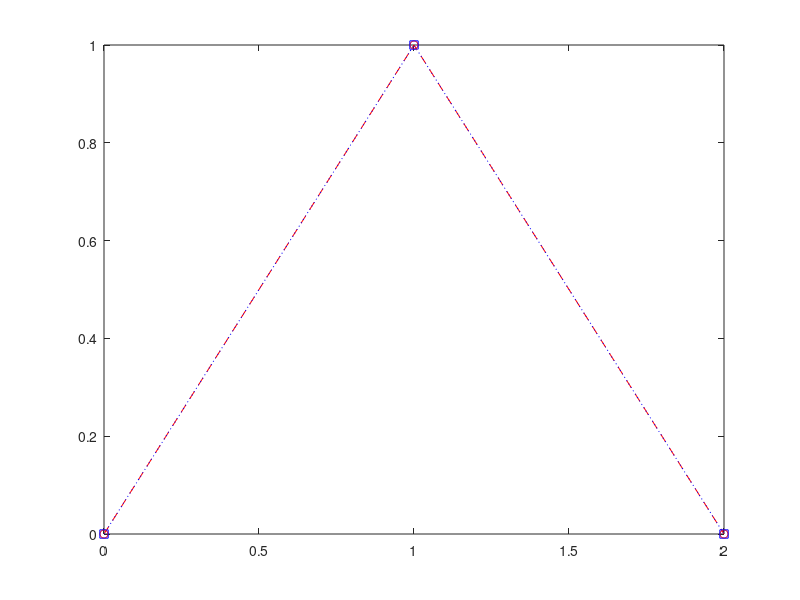

The MATLAB script that drew this image:
f = figure(49);
curve = plot([0, 1, 2], [0, 1, 0], 'r--o');
curve_color = get(curve, 'Color');
curve_style = get(curve, 'LineStyle');
curve_marker = get(curve, 'Marker');

hold on
arc = plot3([0, 1, 2], [0, 1, 0], [1, 2, 3], 'b:s');
arc_color = get(arc, 'Color');
arc_style = get(arc, 'LineStyle');
arc_marker = get(arc, 'Marker');
